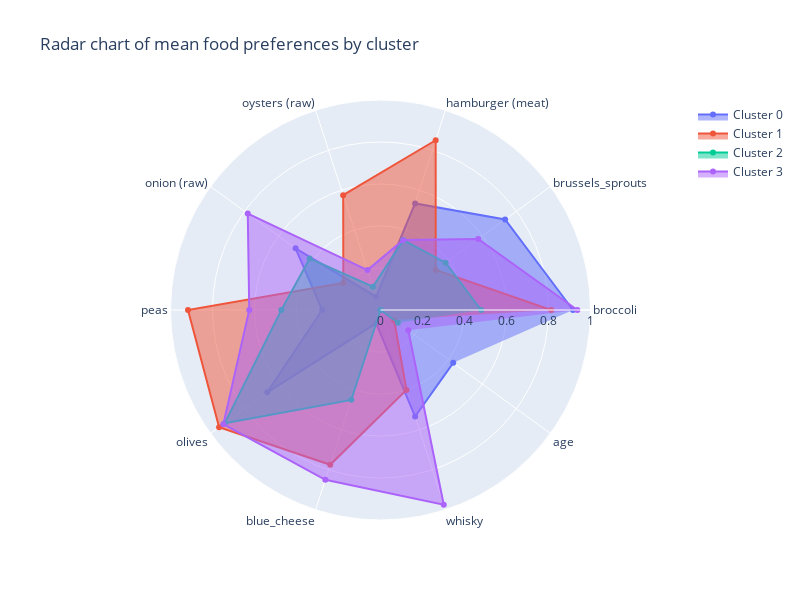

The notebook cell this image was saved under:
### Markdown cell above
#### 3.1.3 Cluster analysis - radar chart

Having calculated the average score for each food by cluster, we now have a matrix that we can analyse. However, as data scientists with coding skills, we can visualise this information to gain a clearer understanding of why certain people are clustered together and why others aren't.

Visualising the data can help us to identify patterns and trends that would be difficult to see in a matrix. For example, we might be able to see that certain foods are consistently grouped together, while others are more spread out. This could suggest that there are different subgroups of students with different dietary preferences.

We can also use visualisation to identify outliers. For example, we might find a few students who have very different food preferences than the rest of the group. This could be due to a variety of factors, such as cultural background, medical conditions, or personal preferences.

### Code cell
# State the label for each arm of the chart
categories = ['broccoli', 'brussels_sprouts', 'hamburger (meat)', 'oysters (raw)',
       ' onion (raw)', 'peas', 'olives', 'blue_cheese', 'whisky', 'age']

# Create an empty list to store the objects
trace_objects = []

# Iterate over the unique cluster numbers and add an object for each cluster to the list
for cluster in sorted(scaled_features_df['cluster'].unique()):
  cluster_food_means = go.Scatterpolar(
    r=[scaled_features_df.loc[scaled_features_df["cluster"] == cluster, 'broccoli'].mean(),
      scaled_features_df.loc[scaled_features_df["cluster"] == cluster, 'brussels_sprouts'].mean(),
      scaled_features_df.loc[scaled_features_df["cluster"] == cluster, 'hamburger (meat)'].mean(),
      scaled_features_df.loc[scaled_features_df["cluster"] == cluster, 'oysters (raw)'].mean(),
      scaled_features_df.loc[scaled_features_df["cluster"] == cluster, 'onion (raw)'].mean(),
      scaled_features_df.loc[scaled_features_df["cluster"] == cluster, 'peas'].mean(),
      scaled_features_df.loc[scaled_features_df["cluster"] == cluster, 'olives'].mean(),
      scaled_features_df.loc[scaled_features_df["cluster"] == cluster, 'blue_cheese'].mean(),
      scaled_features_df.loc[scaled_features_df["cluster"] == cluster, 'whisky'].mean(),
      scaled_features_df.loc[scaled_features_df["cluster"] == cluster, 'age'].mean()],
    theta=categories,
    fill='toself',
    name=f'Cluster {cluster}'
  )
  trace_objects.append(cluster_food_means)

# Add the objects to the figure
fig = go.Figure()
fig.add_traces(trace_objects)

# Add extras to the plot such as title
# You'll always need `polar=dict(radialaxis=dict(visible=True,range=[0, 1]))` when creating a radar plot
fig.update_layout(
  title_text = 'Radar chart of mean food preferences by cluster',
  height = 600,
  width = 800,
  polar=dict(
    radialaxis=dict(
      visible=True,
      range=[0, 1]
    )),
  showlegend=True
)

# Show the initialised plot and the layers
fig.show()

### Figure 1 — Plotly figure (JSON) as saved in the notebook; plotly's stock layout.template omitted (floating-point values rounded to 4 significant figures)
{"data": [{"fill": "toself", "name": "Cluster 0", "r": [0.9167, 0.7333, 0.5333, 0.06667, 0.5, 0.2778, 0.6667, 0.06667, 0.5333, 0.428], "theta": ["broccoli", "brussels_sprouts", "hamburger (meat)", "oysters (raw)", " onion (raw)", "peas", "olives", "blue_cheese", "whisky", "age"], "type": "scatterpolar"}, {"fill": "toself", "name": "Cluster 1", "r": [0.8125, 0.325, 0.85, 0.575, 0.2188, 0.9167, 0.95, 0.775, 0.4, 0.08025], "theta": ["broccoli", "brussels_sprouts", "hamburger (meat)", "oysters (raw)", " onion (raw)", "peas", "olives", "blue_cheese", "whisky", "age"], "type": "scatterpolar"}, {"fill": "toself", "name": "Cluster 2", "r": [0.4792, 0.3833, 0.35, 0.1167, 0.4167, 0.4722, 0.9167, 0.45, 0, 0.1029], "theta": ["broccoli", "brussels_sprouts", "hamburger (meat)", "oysters (raw)", " onion (raw)", "peas", "olives", "blue_cheese", "whisky", "age"], "type": "scatterpolar"}, {"fill": "toself", "name": "Cluster 3", "r": [0.9375, 0.575, 0.35, 0.2, 0.7812, 0.625, 0.925, 0.85, 0.975, 0.1636], "theta": ["broccoli", "brussels_sprouts", "hamburger (meat)", "oysters (raw)", " onion (raw)", "peas", "olives", "blue_cheese", "whisky", "age"], "type": "scatterpolar"}], "layout": {"height": 600, "polar": {"radialaxis": {"range": [0, 1], "visible": true}}, "showlegend": true, "title": {"text": "Radar chart of mean food preferences by cluster"}, "width": 800}}
